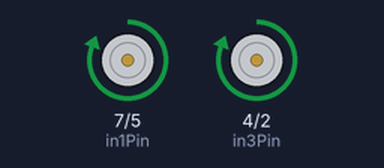
A sketch run on a simulated Arduino Uno, built with avr-gcc and run on an emulated ATmega328P. Parts: motor-driver pin pairs drawn as motors (green arrow = first pin HIGH = forward, orange = second pin HIGH = backward, longer = more drive, scaled by the enable pin).

Above: at 0.1 s.
At 5.1 s:
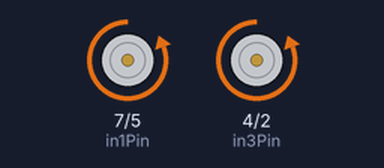
At 10.1 s:
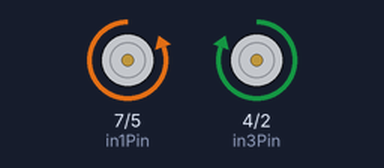
At 12.1 s:
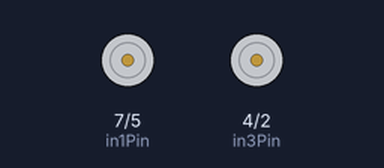
Timing chart, 0 to 13.6 s (numbered marks = the images above):
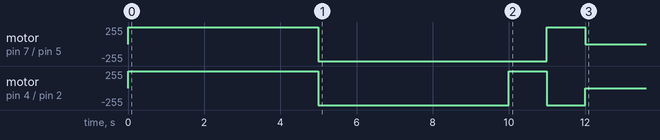

The sketch:

robot-car.ino.ino
```cpp
/*
 *  Original Firmware for the "2WD Ultrasonic Motor Robot Car Kit"
 *
 * Stephen A. Edwards
 *
 * Hardware configuration:
 *  A pair of DC motors driven by an L298N H bridge motor driver
 *  AN HC-SR04 ultrasonic range sensor mounted atop a small hobby servo
 *
 *
 * Additionals edits made by EGG Spring 2020 Team lead team
 *
 */

 #include <Servo.h>
 Servo servo;

 //Ultrasonic Module Pins
 //const int trigPin = 13;  //10 microsecond high pulse causes chirp, wait 50 us
 //const int echoPin = 12; // Width of high pulse indicates distance

 //Servo motor aims ultrasonic sensor.
// const int servoPin = 11; //PWM output for hobby servo

 // Motor control pins: L298N H bridge
 const int enAPin = 6; // Left motor PWM speed control
 const int in1Pin = 7; // Left motor Direction 1
 const int in2Pin = 5; // Left motor Direction 2
 const int in3Pin = 4; // Right motor Direction 1
 const int in4Pin = 2; // Right motor Direction 2
 const int enBPin = 3; // Right motor PWM speed control

typedef enum Motor{LEFT, RIGHT} Motor;
Motor m;

#define NUM_ANGLES 7
unsigned char sensorAngle[NUM_ANGLES] = {60,70,80,90,100,110,120};
unsigned int distance[NUM_ANGLES];


//Initial configuration
//
// Configure the input and output pins
// Center the servo
// Turn off the motors
// Test the motors
// Scan the surroundings once
//
void setup() {
//  pinMode(trigPin, OUTPUT);
 // pinMode(echoPin, INPUT);
 // digitalWrite(trigPin, LOW);

  pinMode(enAPin, OUTPUT);
  pinMode(in1Pin, OUTPUT);
  pinMode(in2Pin, OUTPUT);
  pinMode(in3Pin, OUTPUT);
  pinMode(in4Pin, OUTPUT);
  pinMode(enBPin, OUTPUT);

 // servo.attach(servoPin);
 // servo.write(90);

  //go(LEFT, 0);
  //go(RIGHT, 0);


 // RIGHT CODE HERE IF YOU WANT TO JUST RUN ONCE


//  testMotors();


  moveForward(5);
  moveBackward(5);
  moveLeft(1);
  moveRight(1);


}

// Main Loop:
// Nothing, unless students want to repeat
// the same steps over and over
void loop(){


  // RIGHT CODE HERE IF YOU WANT TO LOOP


}


// Set motor speed: 255 full ahead, -255 full reverse, 0 stop
void go(Motor m, int speed){
  digitalWrite(m == LEFT ? in1Pin: in3Pin, speed > 0 ? HIGH:LOW);
  digitalWrite(m == LEFT ? in2Pin: in4Pin, speed <= 0 ? HIGH:LOW);
  digitalWrite(m == LEFT ? enAPin: enBPin, speed < 0 ? -speed:speed);
}

// Initial motor test:
// left motor forward then back
// right motor forward then back
void testMotors(){
  static int speed[8] = {128, 255, 128, 0, -128, -255, -128, 0};
  go(RIGHT, 0);

  for(unsigned char i = 0; i < 8; i++){
    go(LEFT, speed[i]), delay(200);
  }

  for(unsigned char i = 0; i < 8; i++){
    go(RIGHT, speed[i]), delay(200);
  }
}

/* moveForward: (moves forward for x seconds)
 *  [Might need to switch motor cables if moveForward not working]
 *
 *  go() function accepts the speeds in ms, thus multiplying
 *    the seconds that are passed in by 1000 to convert into ms
 *      E.g.,  4 seconds = 4000ms
 *    Note that go runs until told to stop by go(Left,0) || go(Right, 0)
 *  We use the delay() function run the set amount of time wanted, then call go() again to stop.
 *
 *  This is repeated for each of the four functions below
*/
void moveForward(unsigned long sec){
  unsigned long interval = 1000;

  sec *= interval;

  go(LEFT, 255);
  go(RIGHT, 255);
  delay(sec);
  go(LEFT, 0);
  go(RIGHT, 0);

}

/*
 * moveBackward: (moves back for x seconds)
 *  same as forward but switched to negative speeds
 *  thus rotating the motors in the opposite direction.
 */
void moveBackward(unsigned long sec){
  unsigned long interval = 1000;

  sec *= interval;

  go(LEFT, -255);
  go(RIGHT, -255);
  delay(sec);
  go(LEFT, 0);
  go(RIGHT, 0);

}

/*
 * moveRight: ( Moves right for x seconds)
 * the go function accepts varying levels of speeds
 * 255 is full speed
 * 0 is full STOP
 *
 */
void moveRight(unsigned long sec){
  unsigned long interval = 1000;

  sec *= interval;

  go(LEFT, 255);
  go(RIGHT, -255);
  delay(sec);
  go(LEFT, 0);
  go(RIGHT, 0);

}

/*
 * moveLeft: (Moves left for x seconds)
 *  notice that the left and right values are switched
 *  this is so that when one tire turns forward the other back, for faster turns
 */
void moveLeft(unsigned long sec){
  unsigned long interval = 1000;

  sec *= interval;

  go(LEFT, -255);
  go(RIGHT, 255);
  delay(sec);
  go(LEFT, 0);
  go(RIGHT, 0);

}
```
